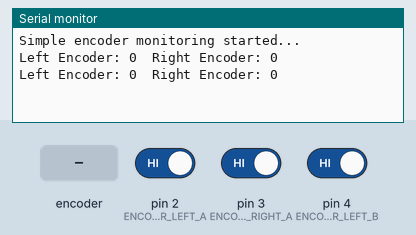
A sketch run on a simulated Arduino Uno, built with avr-gcc and run on an emulated ATmega328P. Parts: the last lines printed to the serial monitor. The test bench sets the inputs (shaded band); at power-on: pin 2 (ENCODER_LEFT_A) HIGH, pin 3 (ENCODER_RIGHT_A) HIGH, pin 4 (ENCODER_LEFT_B) HIGH.

Above: at 1.2 s.
1.3 s: rotary encoder on pin 2 (ENCODER_LEFT_A) / pin 4 (ENCODER_LEFT_B) turned 1 step (first pin leading)
At 1.9 s:
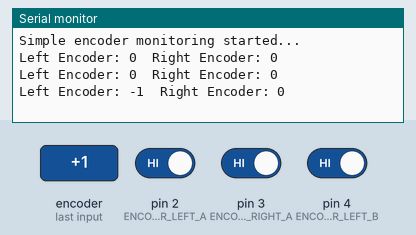
3.0 s: rotary encoder on pin 2 (ENCODER_LEFT_A) / pin 4 (ENCODER_LEFT_B) turned 1 step (first pin leading)
At 3.9 s:
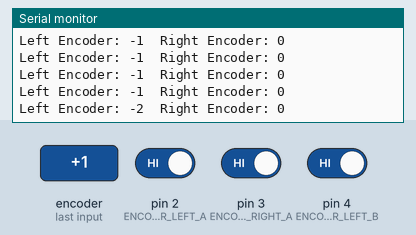
Timing chart, 0 to 6.0 s (numbered marks = the images above; inputs shaded):
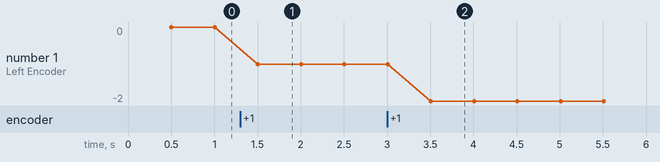

The sketch:

demo_enc.ino
```cpp
// Пины для энкодеров
#define ENCODER_LEFT_A    2 // INT0
#define ENCODER_LEFT_B    4
#define ENCODER_RIGHT_A   3 // INT1
#define ENCODER_RIGHT_B   5

// Переменные для хранения позиции
volatile long encoderLeftPos = 0;
volatile long encoderRightPos = 0;

void setup() {
  Serial.begin(115200);

  // Настройка пинов как входы с подтяжкой
  pinMode(ENCODER_LEFT_A, INPUT_PULLUP);
  pinMode(ENCODER_LEFT_B, INPUT_PULLUP);
  pinMode(ENCODER_RIGHT_A, INPUT_PULLUP);
  pinMode(ENCODER_RIGHT_B, INPUT_PULLUP);

  // Подключение прерываний по возрастанию (RISING)
  attachInterrupt(digitalPinToInterrupt(ENCODER_LEFT_A), updateEncoderLeft, RISING);
  attachInterrupt(digitalPinToInterrupt(ENCODER_RIGHT_A), updateEncoderRight, RISING);

  Serial.println("Simple encoder monitoring started...");
}

void loop() {
  // Печатаем позиции каждые 500 мс
  static unsigned long lastPrintTime = 0;
  if (millis() - lastPrintTime > 500) {
    Serial.print("Left Encoder: ");
    Serial.print(encoderLeftPos);
    Serial.print("\tRight Encoder: ");
    Serial.println(encoderRightPos);
    lastPrintTime = millis();
  }
}

void updateEncoderLeft() {
  // Проверяем состояние пина 4
  if (digitalRead(ENCODER_LEFT_B) == HIGH) {
    encoderLeftPos++; // вращение вперёд
  } else {
    encoderLeftPos--; // вращение назад
  }
}

void updateEncoderRight() {
  // Проверяем состояние пина 5
  if (digitalRead(ENCODER_RIGHT_B) == HIGH) {
    encoderRightPos++; // вращение вперёд
  } else {
    encoderRightPos--; // вращение назад
  }
}
```

Measured:
- after the input at 1.3 s, the serial monitor: prints a new line after 0.20 s (image 1)
- after the input at 3.0 s, the serial monitor: prints a new line after 0.51 s (image 2)
- plotted number 1: 0 → -1 after the input at 1.3 s, -1 → -2 after the input at 3.0 s
